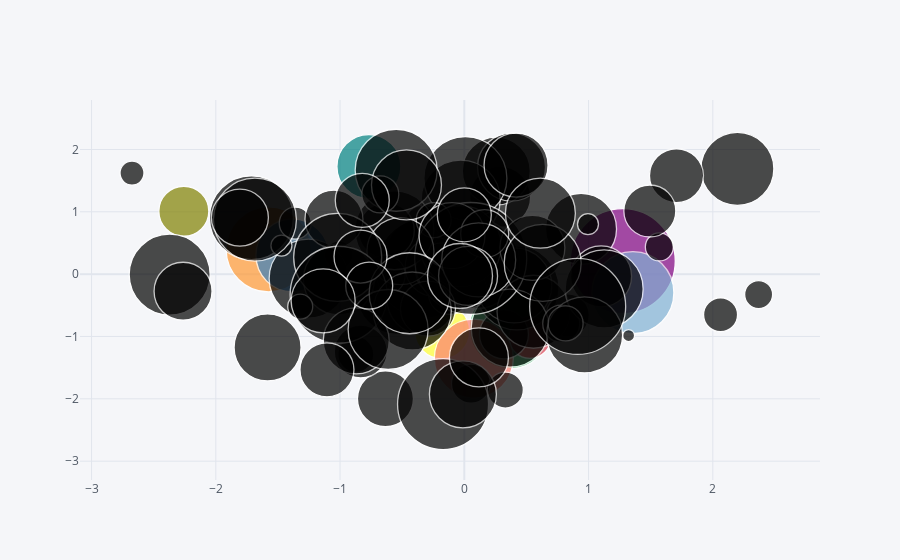

Notebook code cell kept with this figure:
### Code cell
df.iplot(kind="bubble", x="A", y="B", size="C")
